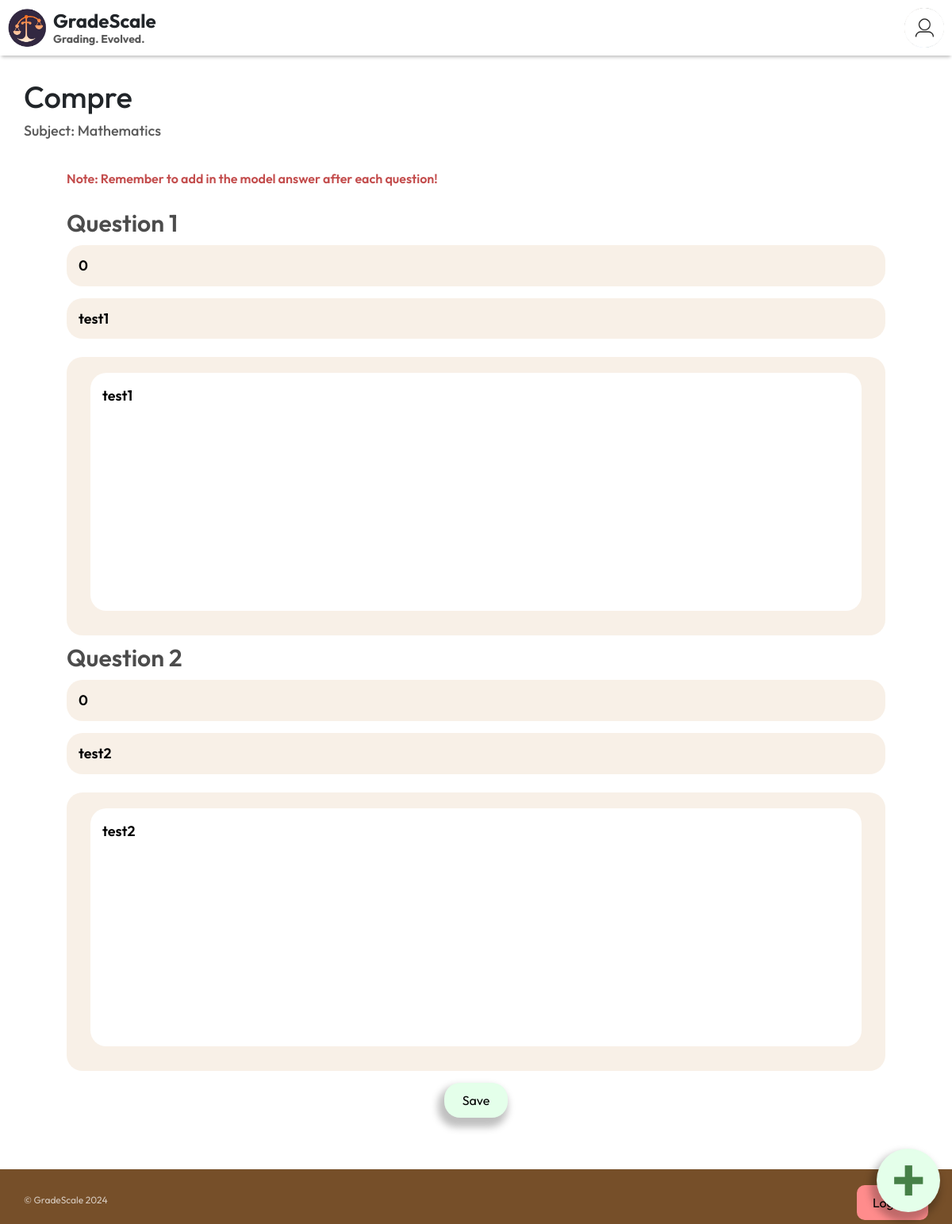
Screenshot of /teacher/addquestion/4 (signed in) with the database file from the repository.
### tables this page shows
CREATE TABLE Assignments (
    AssignmentID INTEGER PRIMARY KEY AUTOINCREMENT,
    CourseID INTEGER,
    Name TEXT NOT NULL,
    Section TEXT,
    DueDate DATE,
    FOREIGN KEY (CourseID) REFERENCES Courses(CourseID)
);

CREATE TABLE Courses (
    CourseID INTEGER PRIMARY KEY AUTOINCREMENT,
    UserID INTEGER,
    CourseName TEXT NOT NULL,
    FOREIGN KEY (UserID) REFERENCES Users(UserID)
);

CREATE TABLE "Questions" (
	"QuestionID"	INTEGER,
	"AssignmentID"	INTEGER,
	"Question"	TEXT NOT NULL,
	"Answer"	TEXT NOT NULL,
	"Score"	NUMERIC NOT NULL DEFAULT 0,
	FOREIGN KEY("AssignmentID") REFERENCES "Assignments"("AssignmentID"),
	PRIMARY KEY("QuestionID" AUTOINCREMENT)
);

### main.py (the view, shortened to what this page needs)
@app.route("/teacher/addquestion/<int:assignmentid>", methods=['GET','POST'])
def teacher_addquestion(assignmentid):
    if not session.get("isteacher"):
        return redirect('/')
    if request.method == 'GET':
        assigmentdetails = bf.get_assignment_details(bf.create_connection(), assignmentid)
        questions = bf.get_questions(bf.create_connection(), assignmentid)
        return render_template('teacher/page3.html', assignmentname=assigmentdetails[0], coursename=bf.get_course_name(bf.create_connection(), assigmentdetails[1]), assignmentid=assignmentid, questions=questions)

### backendfunctions.py (called while the page is built)
def create_connection(db_file="database.db"):
    conn = None
    try:
        conn = sqlite3.connect(db_file)
        print(sqlite3.version)
    except sqlite3.Error as e:
        print(e)
    return conn

def get_course_name(conn, course_id):
    try:
        sql = f"SELECT CourseName FROM Courses WHERE CourseID = {course_id}"
        cursor = conn.cursor()
        cursor.execute(sql)
        row = cursor.fetchone()
        return row[0]
    except sqlite3.Error as e:
        print(e)
        return None

def get_assignment_details(conn, assignment_id):
    try:
        sql = f"SELECT Name, CourseID FROM Assignments WHERE AssignmentID = {assignment_id}"
        cursor = conn.cursor()
        cursor.execute(sql)
        row = cursor.fetchone()
        return row
    except sqlite3.Error as e:
        print(e)
        return None

def get_questions(conn, assignment_id):
    try:
        sql = f"SELECT QuestionID, Question, Answer, Score FROM Questions WHERE AssignmentID = {assignment_id}"
        cursor = conn.cursor()
        cursor.execute(sql)
        rows = cursor.fetchall()
        return rows
    except sqlite3.Error as e:
        print(e)
        return None

### templates/teacher/page3.html (shortened to what this page needs)
{% extends "student/studentlayout.html" %}
{% block head %}
    <link rel="stylesheet" href="{{url_for('static', filename='qspg.css')}}" />
{% endblock %}
{% block content %}
    <div style="min-height: 80vh;">
    <div
      class="top-container"
      style="
        display: flex;
        justify-content: space-between;
        align-items: center;
        margin: 30px;
      "
    >
      <div id="left">
        <h1 style="font-size: 38px">{{assignmentname}}</h1>
        <h4>Subject: {{coursename}}</h4>
      </div>
    </div>
    <div class="container">
      <p style="font-size: 16px; font-weight: 600; color: rgba(169, 0, 0, 0.7)">
        Note: Remember to add in the model answer after each question!
      </p>
      {% for question in questions %}
        <h2 class="questions-heading">Question {{loop.index}}</h2>
        <h3 class="questions">
          <input type="number" placeholder="Enter the Score (marks)" value="{{question[3]}}"></input>
          <input type="text" value="{{question[1]}}" placeholder="Enter your question here"/>
        </h3>
        <div class="answer-box-box">
          <textarea name="paragraph_text" cols="50" rows="10" class="answer-box" placeholder="Enter your answer here">{{question[2]}}</textarea>
        </div>
    {% endfor %}
    </div>
    <div style="width: 100%;text-align: center;">
        <button id="save-question" onclick="postRequest()">Save</button>
    </div>
    <button id="add-question"><img src="{{url_for('static', filename='+.png')}}" alt="add-button" /></button>
  </div>
{% endblock %}

### static/qspg.css (style rules this page uses)
* { margin: 0; padding: 0; font-family: "Outfit" !important; box-sizing: border-box; }
#left h4 { font-size: 18px; color: rgba(0, 0, 0, 0.65); }
.container { width: 88%; display: flex; flex-direction: column; margin: 0px auto 80px auto; margin-bottom: 0px; }
.questions-heading { font-size: 30px; font-weight: 600; color: rgba(0, 0, 0, 0.7); margin: 10px 0px; }
.questions input { border: none; width: 100%; font-size: 18px; color: rgba(0, 0, 0, 1); padding: 15px; background-color: rgba(238, 217, 196, 0.4); border-radius: 20px; margin-bottom: 15px; font-weight: 600; }
.answer-box { border: none; width: 100%; height: 300px; font-size: 18px; color: rgba(0, 0, 0, 1); padding: 15px; background-color: white; border-radius: 20px; margin-bottom: 15px; font-weight: 600; resize: none; }
.answer-box-box { padding: 20px 30px 10px 30px; background-color: rgba(238, 217, 196, 0.4); border-radius: 20px; }
#add-question { border: none; background-color: rgba(228, 255, 234, 1); width: 80px; aspect-ratio: 1/1; border-radius: 50%; -webkit-box-shadow: -4px 8px 10px 4px rgba(0, 0, 0, 0.25); -moz-box-shadow: -4px 8px 10px 4px rgba(0, 0, 0, 0.25); box-shadow: -4px 8px 10px 4px rgba(0, 0, 0, 0.25); position: fixed; bottom: 0px; right: 0px; margin: 15px; cursor: pointer; }
#save-question { border: none; background-color: rgba(228, 255, 234, 1); width: 80px; padding: 10px; border-radius: 20px; text-align: center; margin: auto; -webkit-box-shadow: -4px 8px 10px 4px rgba(0, 0, 0, 0.25); -moz-box-shadow: -4px 8px 10px 4px rgba(0, 0, 0, 0.25); box-shadow: -4px 8px 10px 4px rgba(0, 0, 0, 0.25); margin: 15px; cursor: pointer; }

### rows the page displays
Assignments: Name "Compre"
Courses: CourseName "Mathematics"
Questions: Score "0", Question "test1", paragraph_text "test1"
Questions: Score "0", Question "test2", paragraph_text "test2"
